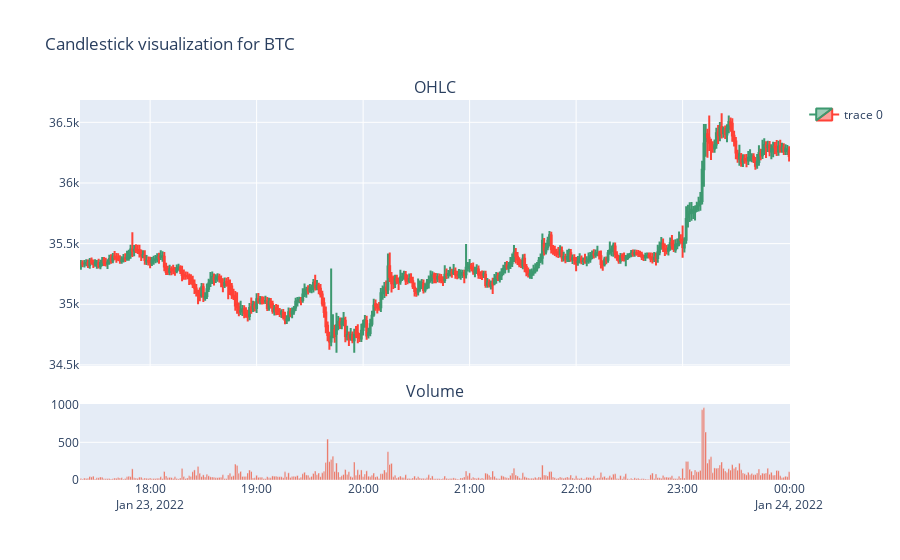

Here is the notebook cell this chart was saved with:
### Code cell
# Plot candlestick representation
from plotly.subplots import make_subplots

# Create subplots and mention plot grid size
fig = make_subplots(rows=2, cols=1, shared_xaxes=True, vertical_spacing=0.1, subplot_titles=('OHLC', 'Volume'), 
               row_width=[0.2, 0.7])


fig.append_trace(
    go.Candlestick(
        x=df_.index, 
        open=df_['Open'], 
        high=df_['High'],
        low=df_['Low'],
        close=df_['Close']), row=1, col=1)


fig.append_trace(go.Bar(x=df_.index, y=df_['Volume'], showlegend=False), row=2, col=1)


# Updating plotting options
fig.update_layout(title_text='Candlestick visualization for BTC')
fig.update(layout_xaxis_rangeslider_visible=False)
fig.show()

### Figure 1 — Plotly figure (JSON) as saved in the notebook; plotly's stock layout.template omitted (floating-point values rounded to 4 significant figures; data arrays with more than 128 entries replaced by an {"elided": "..."} marker saying what was removed)
{"data": [{"close": {"elided": "400 float values"}, "high": {"elided": "400 float values"}, "low": {"elided": "400 float values"}, "open": {"elided": "400 float values"}, "type": "candlestick", "x": {"elided": "400 str values"}, "xaxis": "x", "yaxis": "y"}, {"showlegend": false, "type": "bar", "x": {"elided": "400 str values"}, "xaxis": "x2", "y": {"elided": "400 float values"}, "yaxis": "y2"}], "layout": {"annotations": [{"font": {"size": 16}, "showarrow": false, "text": "OHLC", "x": 0.5, "xanchor": "center", "xref": "paper", "y": 1, "yanchor": "bottom", "yref": "paper"}, {"font": {"size": 16}, "showarrow": false, "text": "Volume", "x": 0.5, "xanchor": "center", "xref": "paper", "y": 0.2, "yanchor": "bottom", "yref": "paper"}], "title": {"text": "Candlestick visualization for BTC"}, "xaxis": {"anchor": "y", "domain": [0, 1], "matches": "x2", "rangeslider": {"visible": false}, "showticklabels": false}, "xaxis2": {"anchor": "y2", "domain": [0, 1]}, "yaxis": {"anchor": "x", "domain": [0.3, 1]}, "yaxis2": {"anchor": "x2", "domain": [0, 0.2]}}}
